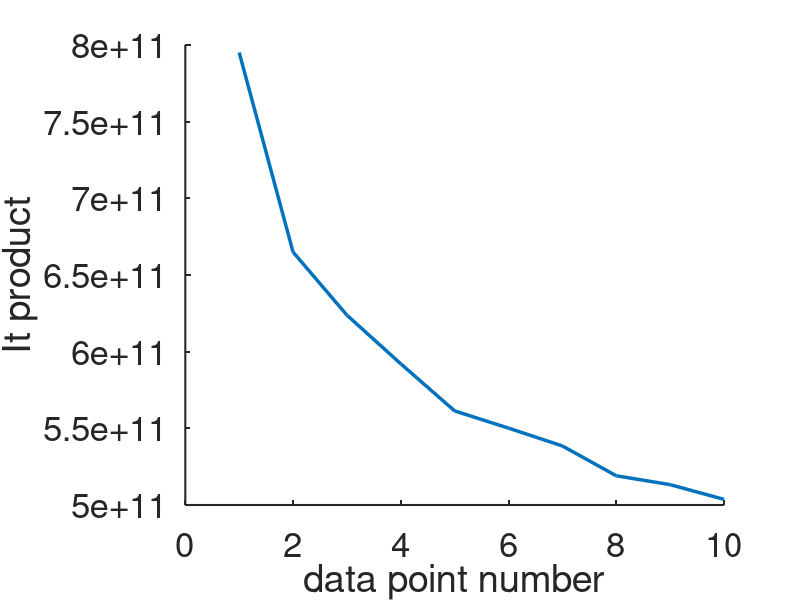

This chart was generated by the following MATLAB code:
%% This script is used to calculate the It product based on N2O experiments for CI-APi-TOF
% created by Xu-Cheng (Lance) He - May 17th, 2019

% --N2_flow: main nitrogen flow in sccm
% --N2O_flow: N2O flow in sccm
% --NOx: NOx concentration in ppb
% --Temp: temperature in celsius
% --NOx_bg: background NOx level in ppb
% --pres: pressure in pascal
% --R: inner radius of quartz tube (should be the same as CI-inlet) 3/4" = 0.78cm
% --NOx_moni_detec_limit: detection limit of the NOx monitor. If the value is
% set to 0 then the measured values are well above the detection limit of
% the instrument
% --flow_inlet_CI_inlet: flow rate of the CI inlet which is used for the SA
% calibration
% final product is It_corr_CI_inlet
%%
clear all
close all

%% parameter input
Temp=25; %celsius, temperature

N2_flow=[6696;6466;6250;6048;5859;5682;5515;5357;5208;5068]; %sccm, volumetric flow

N2O_flow=[804;1034;1250;1452;1641;1818;1985;2143;2292;2432]; %sccm, volumetric flow

NOx=[5.300;6.413;7.800;8.983;9.893;10.919;11.781;12.319;13.044;13.566]; %ppb

NOx_bg=0.15; %ppb

pres=96000; %Pa

R=0.78; %cm

NOx_moni_detec_limit=0.4; %ppb 

flow_inlet_CI_inlet=10000; %sccm, inlet flow CI-API-TOF

%% NO background remover
NOx=NOx-NOx_bg;

%% delete the NOx values smaller than the detection limit
above_dete=find(NOx>NOx_moni_detec_limit);

N2_flow=N2_flow(above_dete);
N2O_flow=N2O_flow(above_dete);
NOx=NOx(above_dete); %ppb

%% calculation
% parameters
T=Temp+273.15; %K
K6=2.0*10^-11*exp(130/T); %cm3 mol-1 s-1
K7=7.6*10^-11; %cm3 mol-1 s-1
K8=4.3*10^-11; %cm3 mol-1 s-1
K9=6.0*10^-12; %cm3 mol-1 s-1

phi_N2O=1; %quantum yield
sigma_N2O=1.43*10^-19; %absorption cross section cm2

mixing_N2=N2_flow./(N2O_flow+N2_flow);
mixing_N2O=N2O_flow./(N2O_flow+N2_flow);

%% calculation of It product
It_N2O=(K6*mixing_N2+(K7+K8+K9)*mixing_N2O).*NOx*10^-9./(2*K7*sigma_N2O*phi_N2O*mixing_N2O.^2);

%calibrate with the inlet flow
It_CI_inlet=It_N2O.*(N2_flow+N2O_flow)/flow_inlet_CI_inlet;

%% geometry correction
N2O_conc=pres./1.38e-23./T./1e6*mixing_N2O; % molecules cm-3

for k = 1:length(mixing_N2O)
funcart = @(x,y) exp(-sigma_N2O*N2O_conc(k)*(sqrt(R^2-y.^2)+x));
ymin = @(x) -sqrt(R^2-x.^2);
ymax = @(x) sqrt(R^2-x.^2);

q(k) = integral2(funcart,-R,R,ymin,ymax);
end
q=q';
K = q/R^2/pi;

%% It final 
It_corr_CI_inlet=It_CI_inlet./K;
It_corr_CI_inlet_median=median(It_corr_CI_inlet);
It_corr_CI_inlet_low=min(It_corr_CI_inlet);
It_corr_CI_inlet_high=max(It_corr_CI_inlet);

%% calculate the finalized It
figure(1)
plot(1:length(It_corr_CI_inlet),It_corr_CI_inlet,'linewidth',2.5)
set(gca,'fontsize',25,'linewidth',1.5)
xlabel('data point number')
ylabel('It product')
box off
